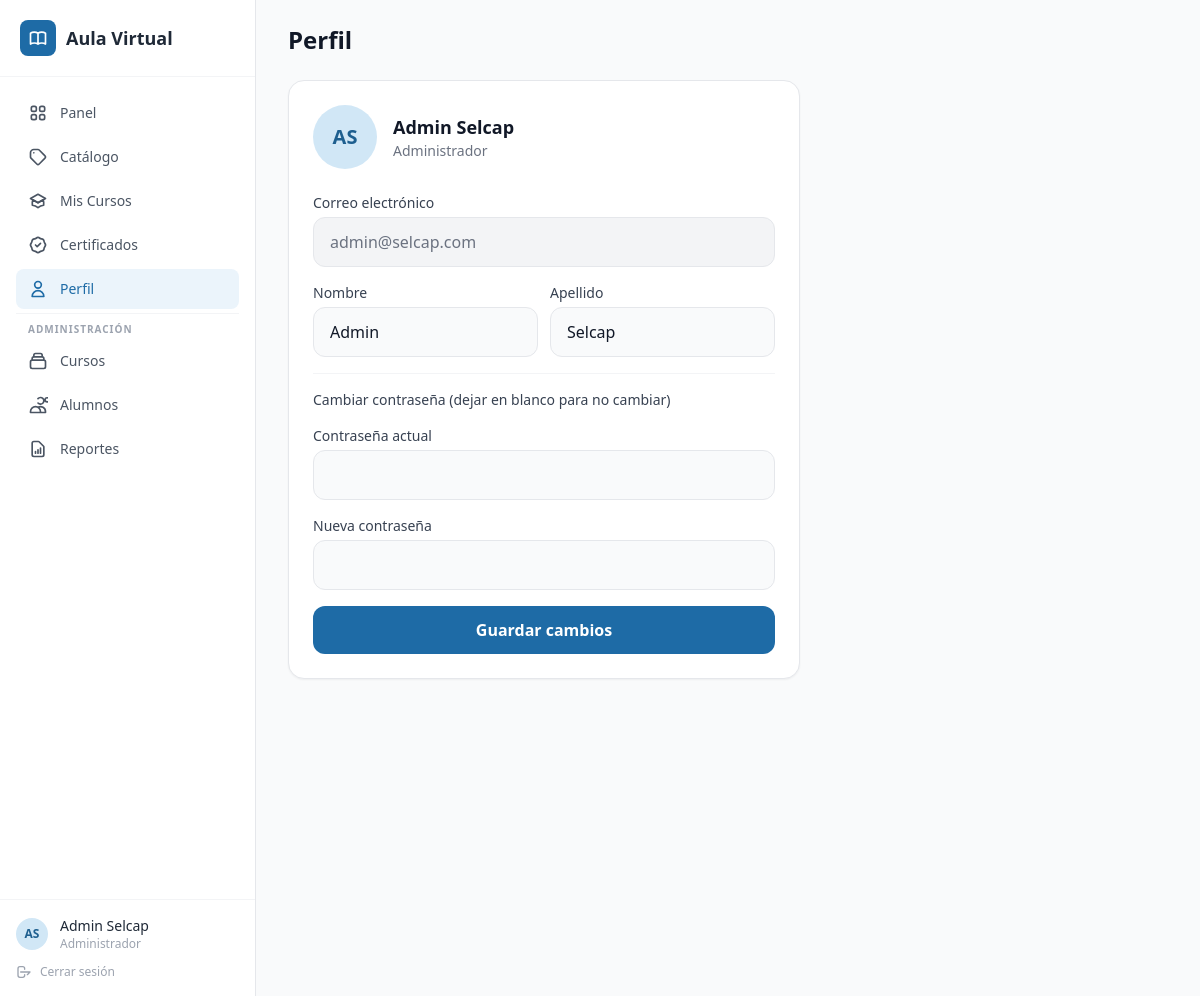
The page /perfil.php (signed in) on the database its author committed.
### tables this page shows
CREATE TABLE users (
    id INT AUTO_INCREMENT PRIMARY KEY,
    email VARCHAR(255) NOT NULL UNIQUE,
    password_hash VARCHAR(255) NOT NULL,
    first_name VARCHAR(100) NOT NULL,
    last_name VARCHAR(100) NOT NULL,
    role ENUM('admin','student') DEFAULT 'student',
    is_active TINYINT(1) DEFAULT 1,
    created_at TIMESTAMP DEFAULT CURRENT_TIMESTAMP
);

### includes/auth.php (called while the page is built, shortened)
<?php
require_once __DIR__ . '/config.php';
function isLoggedIn(): bool {
    return isset($_SESSION['user_id']);
}
function currentUser(): ?array {
    try {
        $stmt = db()->prepare('SELECT id, email, first_name, last_name, role FROM users WHERE id = ? AND is_active = 1');
        $stmt->execute([$_SESSION['user_id']]);
        return $stmt->fetch() ?: null;
    } catch (PDOException $e) {
        return null;
    }
}

### includes/config.php (called while the page is built, shortened)
<?php
function db(): PDO {
    static $pdo = null;
    if ($pdo === null) {
        $dsn = sprintf('mysql:host=%s;dbname=%s;charset=%s', DB_HOST, DB_NAME, DB_CHARSET);
        $pdo = new PDO($dsn, DB_USER, DB_PASS, [
            PDO::ATTR_ERRMODE => PDO::ERRMODE_EXCEPTION,
            PDO::ATTR_DEFAULT_FETCH_MODE => PDO::FETCH_ASSOC,
            PDO::ATTR_EMULATE_PREPARES => false,
        ]);
    }
    return $pdo;
}

### perfil.php (the view, shortened to what this page needs)
<?php
require_once __DIR__ . '/includes/auth.php';
$currentPage = 'perfil';
require __DIR__ . '/includes/header.php';
?>
<h1 class="text-2xl font-extrabold text-gray-900 mb-6">Perfil</h1>
<div class="bg-white rounded-2xl shadow-sm border border-gray-200 p-6 max-w-lg">
  <div class="flex items-center gap-4 mb-6">
    <div class="w-16 h-16 bg-selcap-100 rounded-full flex items-center justify-center text-selcap-700 font-bold text-xl">
      <?= strtoupper(substr($user['first_name'] ?? 'U', 0, 1) . substr($user['last_name'] ?? '', 0, 1)) ?>
    </div>
    <div>
      <h2 class="font-bold text-gray-900 text-lg"><?= htmlspecialchars(($user['first_name'] ?? '') . ' ' . ($user['last_name'] ?? '')) ?></h2>
      <p class="text-sm text-gray-500"><?= $user['role'] === 'admin' ? 'Administrador' : 'Estudiante' ?></p>
    </div>
  </div>
  <form method="POST" class="space-y-4">
    <div>
      <label class="block text-sm font-medium text-gray-700 mb-1">Correo electrónico</label>
      <input type="email" disabled value="<?= htmlspecialchars($user['email']) ?>"
             class="w-full px-4 py-3 bg-gray-100 border border-gray-200 rounded-xl text-gray-500 cursor-not-allowed">
    </div>
    <div class="grid grid-cols-2 gap-3">
      <div>
        <label class="block text-sm font-medium text-gray-700 mb-1">Nombre</label>
        <input type="text" name="first_name" value="<?= htmlspecialchars($user['first_name'] ?? '') ?>"
               class="w-full px-4 py-3 bg-gray-50 border border-gray-200 rounded-xl text-gray-900 focus:outline-none focus:ring-2 focus:ring-selcap-500">
      </div>
      <div>
        <label class="block text-sm font-medium text-gray-700 mb-1">Apellido</label>
        <input type="text" name="last_name" value="<?= htmlspecialchars($user['last_name'] ?? '') ?>"
               class="w-full px-4 py-3 bg-gray-50 border border-gray-200 rounded-xl text-gray-900 focus:outline-none focus:ring-2 focus:ring-selcap-500">
      </div>
    </div>
    <hr class="border-gray-100">
    <p class="text-sm font-medium text-gray-700">Cambiar contraseña (dejar en blanco para no cambiar)</p>
    <div>
      <label class="block text-sm font-medium text-gray-700 mb-1">Contraseña actual</label>
      <input type="password" name="current_password"
             class="w-full px-4 py-3 bg-gray-50 border border-gray-200 rounded-xl text-gray-900 focus:outline-none focus:ring-2 focus:ring-selcap-500">
    </div>
    <div>
      <label class="block text-sm font-medium text-gray-700 mb-1">Nueva contraseña</label>
      <input type="password" name="new_password" minlength="6"
             class="w-full px-4 py-3 bg-gray-50 border border-gray-200 rounded-xl text-gray-900 focus:outline-none focus:ring-2 focus:ring-selcap-500">
    </div>
    <button type="submit" class="w-full bg-selcap-600 hover:bg-selcap-700 text-white font-semibold py-3 rounded-xl transition-colors">
      Guardar cambios
    </button>
  </form>
</div>
<?php require __DIR__ . '/includes/footer.php'; ?>

### includes/header.php (shortened to what this page needs)
<?php
require_once __DIR__ . '/auth.php';
$user = currentUser();
$isAdmin = $user && $user['role'] === 'admin';
$currentPage = $currentPage ?? '';
?>
<!DOCTYPE html>
<html lang="es">
<head>
  <script src="https://cdn.tailwindcss.com"></script>
</head>
<body class="bg-neutral-50 min-h-screen">
<div class="flex min-h-screen">
  <aside class="w-64 bg-white border-r border-neutral-200 hidden lg:flex flex-col shrink-0">
    <div class="p-5 border-b border-neutral-100">
      <a href="<?= BASE_URL ?>/dashboard.php" class="flex items-center gap-2.5 no-underline">
        <div class="w-9 h-9 bg-primary-600 rounded-lg flex items-center justify-center">
        </div>
        <span class="font-bold text-neutral-800 text-lg">Aula Virtual</span>
      </a>
    </div>
    <nav class="flex-1 p-4 space-y-1">
      <a href="<?= BASE_URL ?>/dashboard.php" class="flex items-center gap-3 px-3 py-2.5 rounded-lg text-sm font-medium transition-colors
        <?= $currentPage === 'dashboard' ? 'bg-primary-50 text-primary-600' : 'text-neutral-600 hover:bg-neutral-100' ?>">
        Panel
      </a>
      <a href="<?= BASE_URL ?>/catalogo.php" class="flex items-center gap-3 px-3 py-2.5 rounded-lg text-sm font-medium transition-colors
        <?= $currentPage === 'catalogo' ? 'bg-primary-50 text-primary-600' : 'text-neutral-600 hover:bg-neutral-100' ?>">
        <svg class="w-5 h-5" fill="none" viewBox="0 0 24 24" stroke="currentColor"><path stroke-linecap="round" stroke-linejoin="round" stroke-width="2" d="M7 7h.01M7 3h5c.512 0 1.024.195 1.414.586l7 7a2 2 0 010 2.828l-7 7a2 2 0 01-2.828 0l-7-7A1.994 1.994 0 013 12V7a4 4 0 014-4z"/></svg>
        Catálogo
      </a>
      <a href="<?= BASE_URL ?>/mis-cursos.php" class="flex items-center gap-3 px-3 py-2.5 rounded-lg text-sm font-medium transition-colors
        <?= $currentPage === 'mis-cursos' ? 'bg-primary-50 text-primary-600' : 'text-neutral-600 hover:bg-neutral-100' ?>">
        Mis Cursos
      </a>
      <a href="<?= BASE_URL ?>/certificados.php" class="flex items-center gap-3 px-3 py-2.5 rounded-lg text-sm font-medium transition-colors
        <?= $currentPage === 'certificados' ? 'bg-primary-50 text-primary-600' : 'text-neutral-600 hover:bg-neutral-100' ?>">
        Certificados
      </a>
      <a href="<?= BASE_URL ?>/perfil.php" class="flex items-center gap-3 px-3 py-2.5 rounded-lg text-sm font-medium transition-colors
        <?= $currentPage === 'perfil' ? 'bg-primary-50 text-primary-600' : 'text-neutral-600 hover:bg-neutral-100' ?>">
        <svg class="w-5 h-5" fill="none" viewBox="0 0 24 24" stroke="currentColor"><path stroke-linecap="round" stroke-linejoin="round" stroke-width="2" d="M16 7a4 4 0 11-8 0 4 4 0 018 0zM12 14a7 7 0 00-7 7h14a7 7 0 00-7-7z"/></svg>
        Perfil
      </a>
      <?php if ($isAdmin): ?>
      <div class="border-t border-neutral-100 my-2 pt-2">
        <p class="px-3 text-[10px] text-neutral-400 mb-1 uppercase tracking-widest font-semibold">Administración</p>
      </div>
      <a href="<?= BASE_URL ?>/admin/courses.php" class="flex items-center gap-3 px-3 py-2.5 rounded-lg text-sm font-medium transition-colors
        <?= $currentPage === 'cursos' ? 'bg-primary-50 text-primary-600' : 'text-neutral-600 hover:bg-neutral-100' ?>">
        <svg class="w-5 h-5" fill="none" viewBox="0 0 24 24" stroke="currentColor"><path stroke-linecap="round" stroke-linejoin="round" stroke-width="2" d="M19 11H5m14 0a2 2 0 012 2v6a2 2 0 01-2 2H5a2 2 0 01-2-2v-6a2 2 0 012-2m14 0V9a2 2 0 00-2-2M5 11V9a2 2 0 012-2m0 0V5a2 2 0 012-2h6a2 2 0 012 2v2M7 7h10"/></svg>
        Cursos
      </a>
      <a href="<?= BASE_URL ?>/admin/alumnos.php" class="flex items-center gap-3 px-3 py-2.5 rounded-lg text-sm font-medium transition-colors
        <?= $currentPage === 'alumnos' ? 'bg-primary-50 text-primary-600' : 'text-neutral-600 hover:bg-neutral-100' ?>">
        <svg class="w-5 h-5" fill="none" viewBox="0 0 24 24" stroke="currentColor"><path stroke-linecap="round" stroke-linejoin="round" stroke-width="2" d="M12 4.354a4 4 0 110 5.292M15 21H3v-1a6 6 0 0112 0v1zm0 0h6v-1a6 6 0 00-9-5.197m13.5-9a2.5 2.5 0 11-5 0 2.5 2.5 0 015 0z"/></svg>
        Alumnos
      </a>
      <a href="<?= BASE_URL ?>/admin/reportes.php" class="flex items-center gap-3 px-3 py-2.5 rounded-lg text-sm font-medium transition-colors
        <?= $currentPage === 'reportes' ? 'bg-primary-50 text-primary-600' : 'text-neutral-600 hover:bg-neutral-100' ?>">
        <svg class="w-5 h-5" fill="none" viewBox="0 0 24 24" stroke="currentColor"><path stroke-linecap="round" stroke-linejoin="round" stroke-width="2" d="M9 17v-2m3 2v-4m3 4v-6m2 10H7a2 2 0 01-2-2V5a2 2 0 012-2h5.586a1 1 0 01.707.293l5.414 5.414a1 1 0 01.293.707V19a2 2 0 01-2 2z"/></svg>
        Reportes
      </a>
      <?php endif; ?>
    </nav>
    <div class="p-4 border-t border-neutral-100">
      <div class="flex items-center gap-3 mb-3">
        <div class="w-8 h-8 rounded-full bg-primary-100 flex items-center justify-center text-primary-700 font-bold text-xs">
          <?= strtoupper(substr($user['first_name'] ?? 'U', 0, 1) . substr($user['last_name'] ?? '', 0, 1)) ?>
        </div>
        <div class="min-w-0">
          <p class="text-sm font-medium text-neutral-800 truncate"><?= htmlspecialchars(($user['first_name'] ?? '') . ' ' . ($user['last_name'] ?? '')) ?></p>
          <p class="text-xs text-neutral-400"><?= $isAdmin ? 'Administrador' : 'Estudiante' ?></p>
        </div>
      </div>
      <a href="<?= BASE_URL ?>/logout.php" class="flex items-center gap-2 text-xs text-neutral-400 hover:text-red-500 transition-colors">
        <svg class="w-4 h-4" fill="none" viewBox="0 0 24 24" stroke="currentColor"><path stroke-linecap="round" stroke-linejoin="round" stroke-width="2" d="M17 16l4-4m0 0l-4 4m4-4H7m6 4v1a3 3 0 01-3 3H6a3 3 0 01-3-3V7a3 3 0 013-3h4a3 3 0 013 3v1"/></svg>
        Cerrar sesión
      </a>
    </div>
  </aside>
  <div class="flex-1 lg:ml-0 mt-14 lg:mt-0">
    <main class="max-w-5xl mx-auto px-4 lg:px-8 py-6">

### includes/header.php (style rules this page uses)
body { font-family: system-ui, -apple-system, sans-serif; }

### rows shown on the page
users: first_name+last_name "AS", first_name+last_name "Admin Selcap", email "admin@selcap.com", first_name "Admin", last_name "Selcap"
